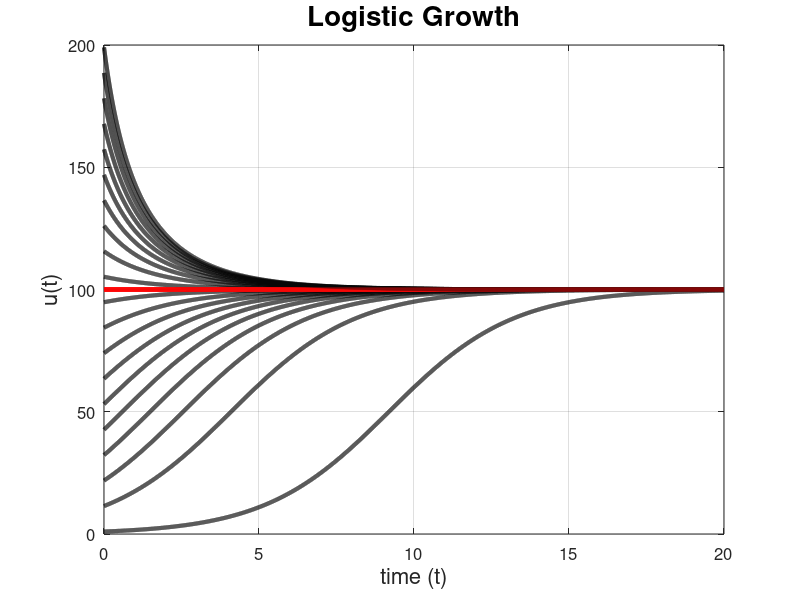

Write MATLAB code to recreate this figure.
%% Logistic Growth
close all; clear; clc

% Discretize time
N     = 1e4; 
t_0   = 0;
t_end = 20;
t     = linspace(t_0, t_end, N);

% For loop over initial condition
u0_vec = linspace(1,199,20);
for i = 1:length(u0_vec)

    % Parameters
    k  = .5;
    M = 100;
    
    % Initial condition
    u0 = u0_vec(i);
    
    % Right hand side
    dudt = @(t,u) k*u.*(1-u/M);
    
    % Numerically solve the IVP
    [t, u] = ode45(dudt, t, u0);    

    % Plot
    figure(1)
    plot(t,u,'k','linewidth',3)
    hold on
    plot(t,M*ones(size(t)),'r:','linewidth',3)
    set(gca, 'fontsize',12)
    title('Logistic Growth','fontsize',20)
    xlabel('time (t)','fontsize',16)
    ylabel('u(t)','fontsize',16)
    grid on
    grid minor

end
